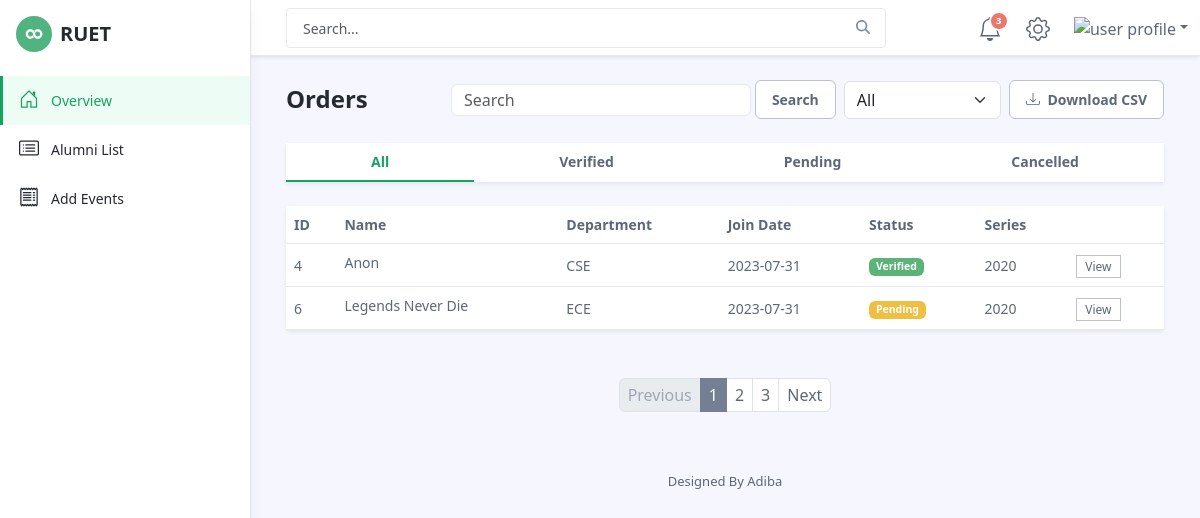
Before: /admin/alumni_list.php (signed in) with the older database file.
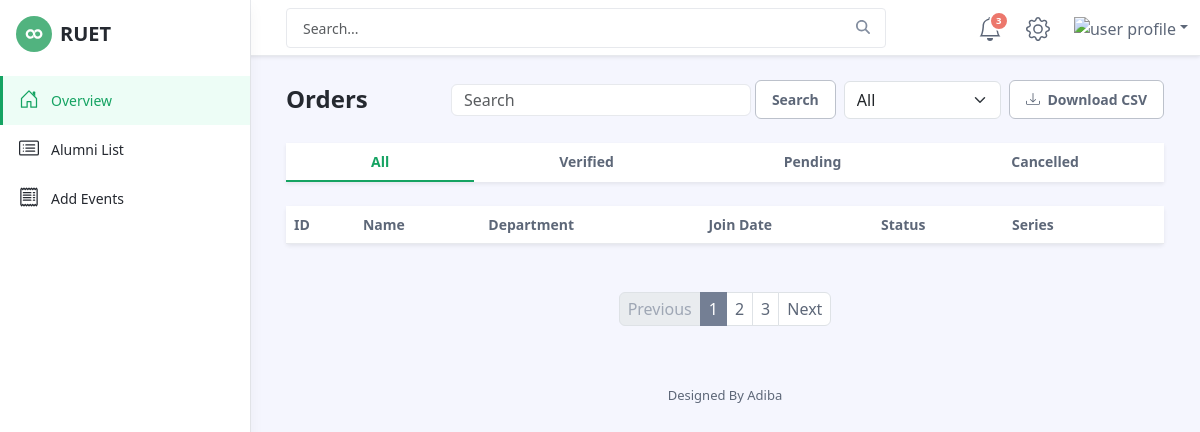
After: the same page with the newer database file.
### tables this page shows
CREATE TABLE `alumni` (
  `id` int(11) NOT NULL,
  `name` text NOT NULL,
  `email` text NOT NULL,
  `password` text NOT NULL,
  `image` text NOT NULL,
  `gender` text NOT NULL,
  `department` text NOT NULL,
  `series` int(11) NOT NULL,
  `company_name` text NOT NULL,
  `joined` date NOT NULL DEFAULT current_timestamp(),
  `status` int(11) NOT NULL DEFAULT 0
);

### admin/alumni_list.php (the view, shortened to what this page needs)
<?php include 'header.php'; ?>
    <div class="app-wrapper">
	    <div class="app-content pt-3 p-md-3 p-lg-4">
		    <div class="container-xl">
			    <div class="row g-3 mb-4 align-items-center justify-content-between">
				    <div class="col-auto">
			            <h1 class="app-page-title mb-0">Orders</h1>
				    </div>
				    <div class="col-auto">
					     <div class="page-utilities">
						    <div class="row g-2 justify-content-start justify-content-md-end align-items-center">
							    <div class="col-auto">
								    <form class="table-search-form row gx-1 align-items-center">
					                    <div class="col-auto">
					                        <input type="text" id="search-orders" name="searchorders" class="form-control search-orders" placeholder="Search">
					                    </div>
					                    <div class="col-auto">
					                        <button type="submit" class="btn app-btn-secondary">Search</button>
					                    </div>
					                </form>
							    </div>
							    <div class="col-auto">
								    <select class="form-select w-auto" >
										  <option selected value="option-1">All</option>
									</select>
							    </div>
							    <div class="col-auto">
								    <a class="btn app-btn-secondary" href="#">
									    Download CSV
									</a>
							    </div>
						    </div>
					    </div>
				    </div>
			    </div>
			    <nav id="orders-table-tab" class="orders-table-tab app-nav-tabs nav shadow-sm flex-column flex-sm-row mb-4">
				    <a class="flex-sm-fill text-sm-center nav-link active" id="orders-all-tab" data-bs-toggle="tab" href="#orders-all" role="tab" aria-controls="orders-all" aria-selected="true">All</a>
				    <a class="flex-sm-fill text-sm-center nav-link"  id="orders-paid-tab" data-bs-toggle="tab" href="#orders-verified" role="tab" aria-controls="orders-verified" aria-selected="false">Verified</a>
				    <a class="flex-sm-fill text-sm-center nav-link" id="orders-pending-tab" data-bs-toggle="tab" href="#orders-pending" role="tab" aria-controls="orders-pending" aria-selected="false">Pending</a>
				    <a class="flex-sm-fill text-sm-center nav-link" id="orders-cancelled-tab" data-bs-toggle="tab" href="#orders-cancelled" role="tab" aria-controls="orders-cancelled" aria-selected="false">Cancelled</a>
				</nav>
				<div class="tab-content" id="orders-table-tab-content">
			        <div class="tab-pane fade show active" id="orders-all" role="tabpanel" aria-labelledby="orders-all-tab">
					    <div class="app-card app-card-orders-table shadow-sm mb-5">
						    <div class="app-card-body">
							    <div class="table-responsive">
							        <table class="table app-table-hover mb-0 text-left">
										<thead>
											<tr>
												<th class="cell">ID</th>
												<th class="cell">Name</th>
												<th class="cell">Department</th>
												<th class="cell">Join Date</th>
												<th class="cell">Status</th>
												<th class="cell">Series</th>
												<th class="cell"></th>
											</tr>
										</thead>
										<tbody>
										<?php
											$alumni = $conn->query("SELECT * FROM alumni");
											while($row = $alumni->fetch_assoc()):
											?>
											<tr>
												<td class="cell"><?php echo $row['id'] ?></td>
												<td class="cell"><span class="truncate"><?php echo $row['name'] ?></span></td>
												<td class="cell"><?php echo $row['department'] ?></td>
												<td class="cell"><span><?php echo $row['joined'] ?></span></td>
												<td class="cell">
														<?php if($row['status'] == 1): ?>
															<span class="badge bg-success">Verified</span>
														<?php else: ?>
															<span class="badge bg-warning">Pending</span>
														<?php endif; ?>
												</td>
												<td class="cell"><?php echo $row['series'] ?></td>
												<td class="cell"><a class="btn-sm app-btn-secondary" href="account.php?id=<?php echo $row['id'] ?>">View</a></td>
											</tr>
											<?php endwhile; ?>
										</tbody>
									</table>
						        </div>
						    </div>
						</div>
						<nav class="app-pagination">
							<ul class="pagination justify-content-center">
								<li class="page-item disabled">
									<a class="page-link" href="#" tabindex="-1" aria-disabled="true">Previous</a>
							    </li>
								<li class="page-item active"><a class="page-link" href="#">1</a></li>
								<li class="page-item"><a class="page-link" href="#">2</a></li>
								<li class="page-item"><a class="page-link" href="#">3</a></li>
								<li class="page-item">
								    <a class="page-link" href="#">Next</a>
								</li>
							</ul>
						</nav>
			        </div>
				</div>
		    </div>
	    </div>
		<?php include 'footer.php'; ?>

### admin/header.php (shortened to what this page needs)
<!DOCTYPE html>
<html lang="en">
<head>
    <link id="theme-style" rel="stylesheet" href="assets/css/portal.css">
</head>
<body class="app">
    <header class="app-header fixed-top">
        <div class="app-header-inner">
	        <div class="container-fluid py-2">
		        <div class="app-header-content">
		            <div class="row justify-content-between align-items-center">
		            <div class="app-search-box col">
		                <form class="app-search-form">
							<input type="text" placeholder="Search..." name="search" class="form-control search-input">
							<button type="submit" class="btn search-btn btn-primary" value="Search"><i class="fa-solid fa-magnifying-glass"></i></button>
				        </form>
		            </div>
		            <div class="app-utilities col-auto">
			            <div class="app-utility-item app-notifications-dropdown dropdown">
				            <a class="dropdown-toggle no-toggle-arrow" id="notifications-dropdown-toggle" data-bs-toggle="dropdown" href="#" role="button" aria-expanded="false" title="Notifications">
					            <span class="icon-badge">3</span>
					        </a>
				        </div>
			            <div class="app-utility-item">
				            <a href="#" title="Settings">
					        </a>
					    </div>
			            <div class="app-utility-item app-user-dropdown dropdown">
				            <a class="dropdown-toggle" id="user-dropdown-toggle" data-bs-toggle="dropdown" href="#" role="button" aria-expanded="false"><img src="assets/images/user.png" alt="user profile"></a>
			            </div>
		            </div>
		        </div>
	            </div>
	        </div>
        </div>
        <div id="app-sidepanel" class="app-sidepanel">
	        <div class="sidepanel-inner d-flex flex-column">
		        <div class="app-branding">
		            <a class="app-logo" href="index.php"><img class="logo-icon me-2" src="assets/images/app-logo.svg" alt="logo"><span class="logo-text">RUET</span></a>
		        </div>
			    <nav id="app-nav-main" class="app-nav app-nav-main flex-grow-1">
				    <ul class="app-menu list-unstyled accordion" id="menu-accordion">
					    <li class="nav-item">
					        <a class="nav-link active" href="index.php">
						        <span class="nav-icon">
						         </span>
		                         <span class="nav-link-text">Overview</span>
					        </a>
					    </li>
					    <li class="nav-item">
					        <a class="nav-link" href="alumni_list.php">
						        <span class="nav-icon">
						         </span>
		                         <span class="nav-link-text">Alumni List</span>
					        </a>
					    </li>
					    <li class="nav-item">
					        <a class="nav-link" href="add_event.php">
						        <span class="nav-icon">
						         </span>
		                         <span class="nav-link-text">Add Events</span>
					        </a>
					    </li>
					    </ul>
				    </nav>
			    </div>
	        </div>
    </header>

### admin/footer.php (shortened to what this page needs)
	    <footer class="app-footer">
		    <div class="container text-center py-3">
            <small class="copyright">Designed By Adiba</small>
		    </div>
	    </footer>
    </div>
</body>
</html>

Changed rows visible on the page:
removed alumni: id "4", name "Anon", department "CSE", joined "2023-07-31", status "Verified", series "2020"
removed alumni: id "6", name "Legends Never Die", department "ECE", joined "2023-07-31", status "Pending", series "2020"
